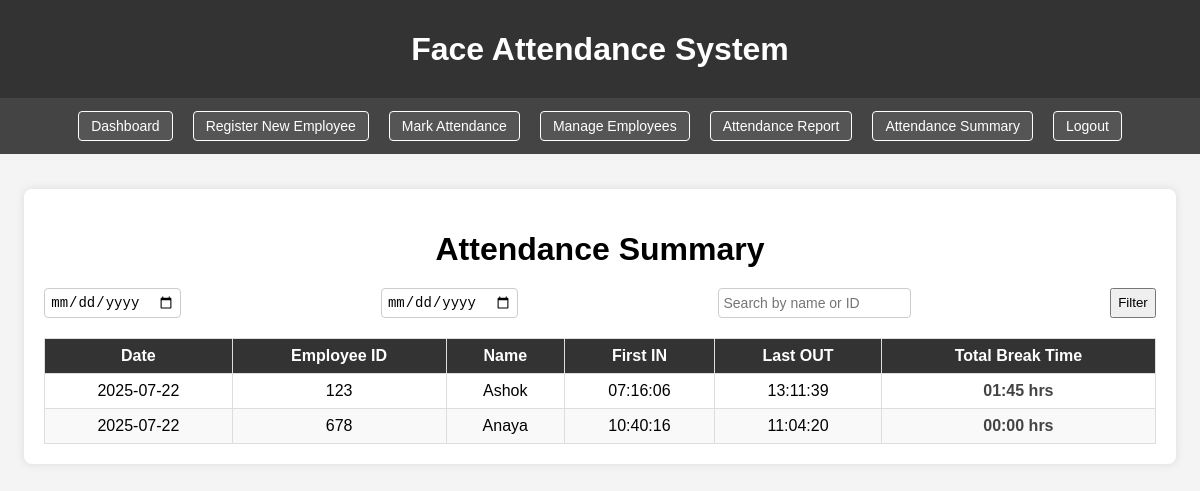
The page /attendance_summary on the database its author committed.
### app.py (models this page shows)
class Attendance(db.Model):
    id = db.Column(db.Integer, primary_key=True)
    name = db.Column(db.String(100), nullable=False)  # "ID - Name"
    employee_id = db.Column(db.String(20), nullable=False)
    status = db.Column(db.String(10), nullable=False)  # "IN" or "OUT"
    timestamp = db.Column(db.DateTime, default=datetime.utcnow, nullable=False)

### app.py (the view)
@app.route('/attendance_summary')
def attendance_summary():
    start_date = request.args.get('start')
    end_date = request.args.get('end')
    search = request.args.get('search', '')
    query = Attendance.query
    if start_date:
        query = query.filter(Attendance.timestamp >= start_date)
    if end_date:
        query = query.filter(Attendance.timestamp <= end_date)
    if search:
        query = query.filter(or_(
            Attendance.name.ilike(f'%{search}%'),
            Attendance.employee_id.ilike(f'%{search}%')
        ))
    records = query.order_by(Attendance.timestamp.asc()).all()
    from collections import defaultdict
    attendance_by_day = defaultdict(lambda: defaultdict(list))
    for rec in records:
        day = rec.timestamp.strftime('%Y-%m-%d')
        attendance_by_day[day][rec.employee_id].append(rec)
    return render_template(
        'attendance_summary.html',
        attendance_by_day=attendance_by_day,
        start_date=start_date,
        end_date=end_date
    )

### app.py (called while the page is built)
@app.context_processor
def inject_os():
    return dict(os=os)

### templates/attendance_summary.html (shortened to what this page needs)
{% extends "base.html" %}
{% block content %}
<!DOCTYPE html>
<html lang="en">
<head>
</head>
<body>
    <div class="container">
        <h1>Attendance Summary</h1>
        <div class="filters">
            <input type="date" id="startDate" value="{{ start_date|default('') }}">
            <input type="date" id="endDate" value="{{ end_date|default('') }}">
            <input type="text" id="searchInput" placeholder="Search by name or ID">
            <button onclick="applyFilters()">Filter</button>
        </div>
        <table id="attendanceTable">
            <thead>
                <tr>
                    <th>Date</th>
                    <th>Employee ID</th>
                    <th>Name</th>
                    <th>First IN</th>
                    <th>Last OUT</th>
                    <th>Total Break Time</th>
                </tr>
            </thead>
            <tbody>
                {% for day, records in attendance_by_day.items() %}
                    {% for emp_id, emp_records in records.items() %}
                        {% set emp_name = emp_records[0].name %}
                        {% set first_in = emp_records | selectattr("status", "equalto", "IN") | map(attribute="timestamp") | list | first %}
                        {% set last_out = emp_records | selectattr("status", "equalto", "OUT") | map(attribute="timestamp") | list | last %}
                        {% set total_break = namespace(seconds=0) %}
                        {% for i in range(1, emp_records|length) %}
                            {% if emp_records[i-1].status == "OUT" and emp_records[i].status == "IN" %}
                                {% set diff = (emp_records[i].timestamp - emp_records[i-1].timestamp).total_seconds() %}
                                {% set total_break.seconds = total_break.seconds + diff %}
                            {% endif %}
                        {% endfor %}
                        <tr>
                            <td>{{ day }}</td>
                            <td>{{ emp_id }}</td>
                            <td>{{ emp_name }}</td>
                            <td>{{ first_in.strftime('%H:%M:%S') if first_in else '-' }}</td>
                            <td>{{ last_out.strftime('%H:%M:%S') if last_out else '-' }}</td>
                            <td class="break-time">
                                {% set hrs = (total_break.seconds // 3600) %}
                                {% set mins = ((total_break.seconds % 3600) // 60) %}
                                {{ "%02d:%02d" % (hrs, mins) }} hrs
                            </td>
                        </tr>
                    {% endfor %}
                {% endfor %}
            </tbody>
        </table>
    </div>
</body>
</html>
{% endblock %}

### templates/base.html (shortened to what this page needs)
<!DOCTYPE html>
<html lang="en">
<head>
</head>
<body>
  <header>
    <h1>Face Attendance System</h1>
  </header>
  <nav>
    <a href="/dashboard">Dashboard</a>
    <a href="/register_employee">Register New Employee</a>
    <a href="/mark_attendance">Mark Attendance</a>
    <a href="/employees">Manage Employees</a>
    <a href="{{ url_for('attendance_report') }}">Attendance Report</a>
    <a class="nav-link" href="{{ url_for('attendance_summary') }}">Attendance Summary</a>
    <a href="/logout">Logout</a>
  </nav>
  <main>
    {% block content %}{% endblock %}
  </main>
</body>
</html>

### templates/base.html (style rules this page uses)
body { font-family: Arial, sans-serif; background: #f5f5f5; margin: 0; padding: 0; }
header { background: #333; color: #fff; padding: 10px 15px; text-align: center; }
nav { background: #444; display: flex; flex-wrap: wrap; justify-content: center; padding: 8px; }
nav a { text-decoration: none; color: #fff; margin: 5px 10px; padding: 6px 12px; border: 1px solid #fff; border-radius: 4px; background: #555; font-size: 14px; }
main { padding: 15px; text-align: center; }

### templates/attendance_summary.html (style rules this page uses)
body { background: #f4f4f4; font-family: Arial, sans-serif; }
.container { width: 95%; max-width: 1200px; margin: 20px auto; background: #fff; padding: 20px; border-radius: 8px; box-shadow: 0 0 10px rgba(0, 0, 0, 0.1); }
h1 { text-align: center; margin-bottom: 20px; }
.filters { display: flex; flex-wrap: wrap; justify-content: space-between; margin-bottom: 20px; gap: 10px; }
.filters input { padding: 5px; font-size: 14px; border: 1px solid #ccc; border-radius: 4px; }
table { width: 100%; border-collapse: collapse; margin-top: 10px; }
th, td { border: 1px solid #ddd; padding: 8px; text-align: center; }
th { background: #333; color: #fff; }
tr:nth-child(even) { background: #f9f9f9; }
.break-time { font-weight: bold; color: #444; }

### rows shown on the page
Attendance: timestamp "2025-07-22", employee "123", name "Ashok", timestamp "07:16:06", value "01:45"
Attendance: timestamp "13:11:39"
Attendance: timestamp "2025-07-22", employee "678", name "Anaya", timestamp "10:40:16", value "00:00"
Attendance: timestamp "11:04:20"
